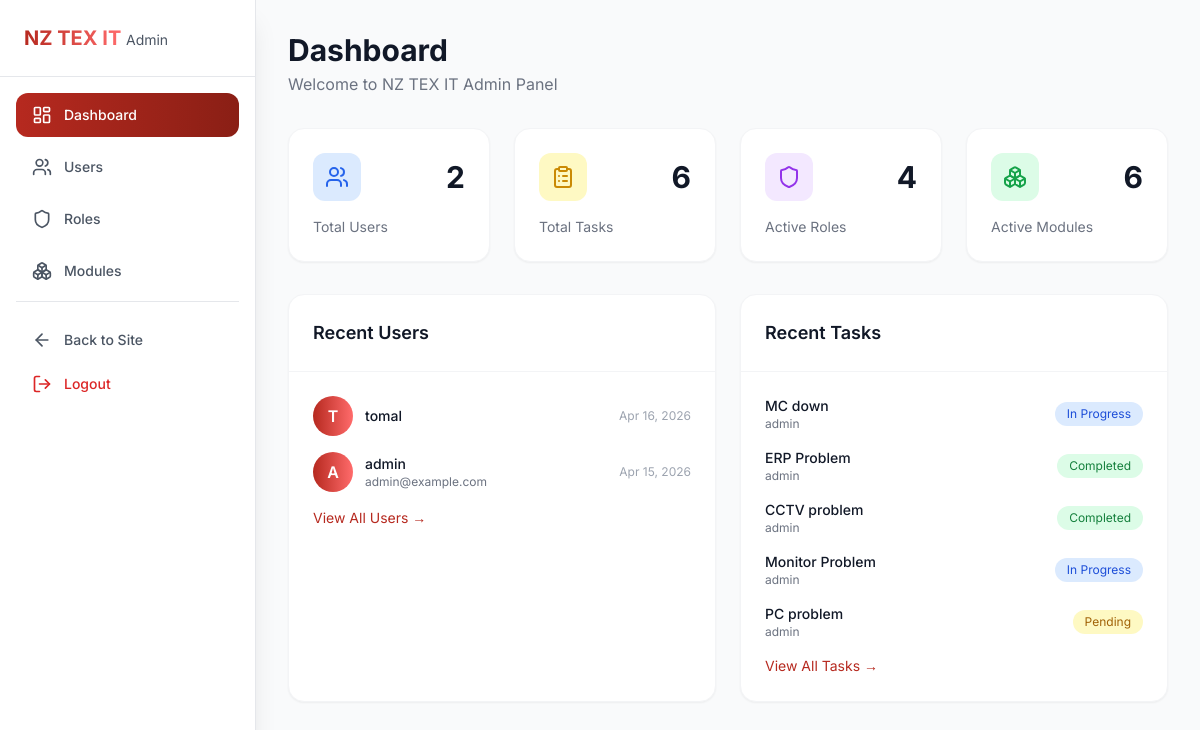
Page /admin_custom/ (signed in) on the committed database.
### taskmanager/models.py (models this page shows, shortened)
class Task(models.Model):
    STATUS_CHOICES = [
        ('pending', 'Pending'),
        ('in_progress', 'In Progress'),
        ('completed', 'Completed'),
    ]
    PRIORITY_CHOICES = [
        ('low', 'Low'),
        ('medium', 'Medium'),
        ('high', 'High'),
    ]
    title = models.CharField(max_length=200)
    description = models.TextField(blank=True)
    status = models.CharField(max_length=20, choices=STATUS_CHOICES, default='pending')
    priority = models.CharField(max_length=20, choices=PRIORITY_CHOICES, default='medium')
    due_date = models.DateField(null=True, blank=True)
    category = models.ForeignKey(Category, on_delete=models.SET_NULL, null=True, blank=True)
    assigned_to = models.ManyToManyField(User, related_name='assigned_tasks', blank=True)
    created_by = models.ForeignKey(User, on_delete=models.SET_NULL, null=True, related_name='created_tasks')
    created_at = models.DateTimeField(auto_now_add=True)
    updated_at = models.DateTimeField(auto_now=True)

### taskmanager/admin_views.py (the view)
# urls.py: path('admin_custom/', admin_dashboard, name='admin_dashboard'),
@login_required
@user_passes_test(is_admin)
def admin_dashboard(request):
    stats = {
        'total_users': User.objects.filter(is_active=True).count(),
        'total_tasks': Task.objects.count(),
        'total_roles': Role.objects.filter(is_active=True).count(),
        'total_modules': Module.objects.filter(is_active=True).count(),
    }
    recent_users = User.objects.all().order_by('-date_joined')[:5]
    recent_tasks = Task.objects.all().order_by('-created_at')[:5]
    context = {
        'stats': stats,
        'recent_users': recent_users,
        'recent_tasks': recent_tasks,
    }
    return render(request, 'admin_custom/dashboard.html', context)

### taskmanager/admin_views.py (called while the page is built)
def is_admin(user):
    if user.is_superuser:
        return True
    return UserRole.objects.filter(
        user=user,
        role__code='admin',
        is_active=True
    ).exists()

### taskmanager/context_processors.py (called while the page is built)
def user_permissions_context(request):
    if request.user.is_authenticated:
        return {
            'user_permissions_dict': get_user_permissions(request.user)
        }
    return {
        'user_permissions_dict': {}
    }

### templates/admin_custom/dashboard.html (shortened to what this page needs)
{% extends 'admin_custom/base.html' %}
{% block content %}
<section>
    <div class="mb-8">
        <h1 class="text-3xl font-bold text-gray-900 dark:text-white">Dashboard</h1>
        <p class="text-gray-500 dark:text-gray-400 mt-1">Welcome to NZ TEX IT Admin Panel</p>
    </div>
    <div class="grid grid-cols-1 md:grid-cols-2 lg:grid-cols-4 gap-6 mb-8">
        <div class="bg-white dark:bg-gray-800 rounded-2xl p-6 shadow-sm border border-gray-100 dark:border-gray-700 hover:shadow-md smooth-transition">
            <div class="flex items-center justify-between mb-4">
                <div class="w-12 h-12 bg-blue-100 dark:bg-blue-900/30 rounded-xl flex items-center justify-center">
                    <i data-lucide="users" class="w-6 h-6 text-blue-600 dark:text-blue-400"></i>
                </div>
                <span class="text-3xl font-bold text-gray-900 dark:text-white">{{ stats.total_users }}</span>
            </div>
            <p class="text-sm text-gray-500 dark:text-gray-400">Total Users</p>
        </div>
        <div class="bg-white dark:bg-gray-800 rounded-2xl p-6 shadow-sm border border-gray-100 dark:border-gray-700 hover:shadow-md smooth-transition">
            <div class="flex items-center justify-between mb-4">
                <div class="w-12 h-12 bg-yellow-100 dark:bg-yellow-900/30 rounded-xl flex items-center justify-center">
                    <i data-lucide="clipboard-list" class="w-6 h-6 text-yellow-600 dark:text-yellow-400"></i>
                </div>
                <span class="text-3xl font-bold text-gray-900 dark:text-white">{{ stats.total_tasks }}</span>
            </div>
            <p class="text-sm text-gray-500 dark:text-gray-400">Total Tasks</p>
        </div>
        <div class="bg-white dark:bg-gray-800 rounded-2xl p-6 shadow-sm border border-gray-100 dark:border-gray-700 hover:shadow-md smooth-transition">
            <div class="flex items-center justify-between mb-4">
                <div class="w-12 h-12 bg-purple-100 dark:bg-purple-900/30 rounded-xl flex items-center justify-center">
                    <i data-lucide="shield" class="w-6 h-6 text-purple-600 dark:text-purple-400"></i>
                </div>
                <span class="text-3xl font-bold text-gray-900 dark:text-white">{{ stats.total_roles }}</span>
            </div>
            <p class="text-sm text-gray-500 dark:text-gray-400">Active Roles</p>
        </div>
        <div class="bg-white dark:bg-gray-800 rounded-2xl p-6 shadow-sm border border-gray-100 dark:border-gray-700 hover:shadow-md smooth-transition">
            <div class="flex items-center justify-between mb-4">
                <div class="w-12 h-12 bg-green-100 dark:bg-green-900/30 rounded-xl flex items-center justify-center">
                    <i data-lucide="boxes" class="w-6 h-6 text-green-600 dark:text-green-400"></i>
                </div>
                <span class="text-3xl font-bold text-gray-900 dark:text-white">{{ stats.total_modules }}</span>
            </div>
            <p class="text-sm text-gray-500 dark:text-gray-400">Active Modules</p>
        </div>
    </div>
    <div class="grid grid-cols-1 lg:grid-cols-2 gap-6">
        <div class="bg-white dark:bg-gray-800 rounded-2xl shadow-sm border border-gray-100 dark:border-gray-700">
            <div class="p-6 border-b border-gray-100 dark:border-gray-700">
                <h2 class="text-lg font-semibold text-gray-900 dark:text-white">Recent Users</h2>
            </div>
            <div class="p-6">
                <div class="space-y-4">
                    {% for user in recent_users %}
                    <div class="flex items-center justify-between">
                        <div class="flex items-center gap-3">
                            <div class="w-10 h-10 bg-gradient-to-r from-[#b6291f] to-[#ff6b6b] rounded-full flex items-center justify-center text-white font-semibold">
                                {{ user.username|first|upper }}
                            </div>
                            <div>
                                <p class="text-sm font-medium text-gray-900 dark:text-white">{{ user.get_full_name|default:user.username }}</p>
                                <p class="text-xs text-gray-500 dark:text-gray-400">{{ user.email }}</p>
                            </div>
                        </div>
                        <span class="text-xs text-gray-400">{{ user.date_joined|date:"M d, Y" }}</span>
                    </div>
                    {% empty %}
                    <p class="text-gray-500 text-sm">No users found.</p>
                    {% endfor %}
                </div>
                <a href="{% url 'admin_users' %}" class="mt-4 inline-block text-sm text-[#b6291f] hover:underline">View All Users →</a>
            </div>
        </div>
        <div class="bg-white dark:bg-gray-800 rounded-2xl shadow-sm border border-gray-100 dark:border-gray-700">
            <div class="p-6 border-b border-gray-100 dark:border-gray-700">
                <h2 class="text-lg font-semibold text-gray-900 dark:text-white">Recent Tasks</h2>
            </div>
            <div class="p-6">
                <div class="space-y-4">
                    {% for task in recent_tasks %}
                    <div class="flex items-center justify-between">
                        <div>
                            <p class="text-sm font-medium text-gray-900 dark:text-white">{{ task.title }}</p>
                            <p class="text-xs text-gray-500 dark:text-gray-400">{{ task.created_by.get_full_name|default:task.created_by.username }}</p>
                        </div>
                        <span class="px-3 py-1 text-xs rounded-full
                            {% if task.status == 'completed' %}bg-green-100 text-green-700
                            {% elif task.status == 'in_progress' %}bg-blue-100 text-blue-700
                            {% else %}bg-yellow-100 text-yellow-700{% endif %}">
                            {{ task.get_status_display }}
                        </span>
                    </div>
                    {% empty %}
                    <p class="text-gray-500 text-sm">No tasks found.</p>
                    {% endfor %}
                </div>
                <a href="{% url 'task_list' %}" class="mt-4 inline-block text-sm text-[#b6291f] hover:underline">View All Tasks →</a>
            </div>
        </div>
    </div>
</section>
{% endblock %}

### templates/admin_custom/base.html (style rules this page uses)
* { font-family: 'Inter', sans-serif; }
.smooth-transition { transition: all 0.3s ease; }

### rows in the picture
Task: title "MC down", created_by.get_full_name "admin", status "In Progress"
Task: title "ERP Problem", created_by.get_full_name "admin", status "Completed"
Task: title "CCTV problem", created_by.get_full_name "admin", status "Completed"
Task: title "Monitor Problem", created_by.get_full_name "admin", status "In Progress"
Task: title "PC problem", created_by.get_full_name "admin", status "Pending"

### other values in the picture
{{ stats.total_users }} "2"
{{ stats.total_tasks }} "6"
{{ stats.total_roles }} "4"
{{ stats.total_modules }} "6"
{{ user.username|first|upper }} "T"
{{ user.get_full_name|default:user.username }} "tomal"
{{ user.date_joined|date:"M d, Y" }} "Apr 16, 2026"
{{ user.username|first|upper }} "A"
{{ user.get_full_name|default:user.username }} "admin"
{{ user.email }} "admin@example.com"
{{ user.date_joined|date:"M d, Y" }} "Apr 15, 2026"
